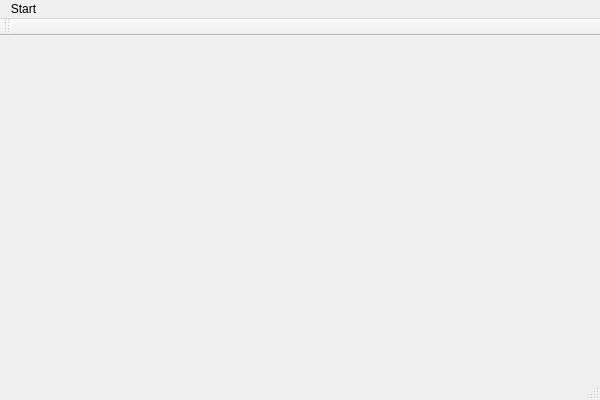
<?xml version="1.0" encoding="UTF-8"?>
<ui version="4.0">
 <class>GLWidgetUIClass</class>
 <widget class="QMainWindow" name="GLWidgetUIClass">
  <property name="geometry">
   <rect>
    <x>0</x>
    <y>0</y>
    <width>600</width>
    <height>400</height>
   </rect>
  </property>
  <property name="windowTitle">
   <string>GLWidgetUI</string>
  </property>
  <widget class="QWidget" name="centralWidget"/>
  <widget class="QMenuBar" name="menuBar">
   <property name="geometry">
    <rect>
     <x>0</x>
     <y>0</y>
     <width>600</width>
     <height>23</height>
    </rect>
   </property>
   <widget class="QMenu" name="menuStart">
    <property name="title">
     <string>Start</string>
    </property>
    <addaction name="actiontest"/>
   </widget>
   <addaction name="menuStart"/>
  </widget>
  <widget class="QToolBar" name="mainToolBar">
   <attribute name="toolBarArea">
    <enum>TopToolBarArea</enum>
   </attribute>
   <attribute name="toolBarBreak">
    <bool>false</bool>
   </attribute>
  </widget>
  <widget class="QStatusBar" name="statusBar"/>
  <action name="actiontest">
   <property name="text">
    <string>test</string>
   </property>
  </action>
 </widget>
 <layoutdefault spacing="6" margin="11"/>
 <resources>
  <include location="GLWidgetUI.qrc"/>
 </resources>
 <connections/>
</ui>
